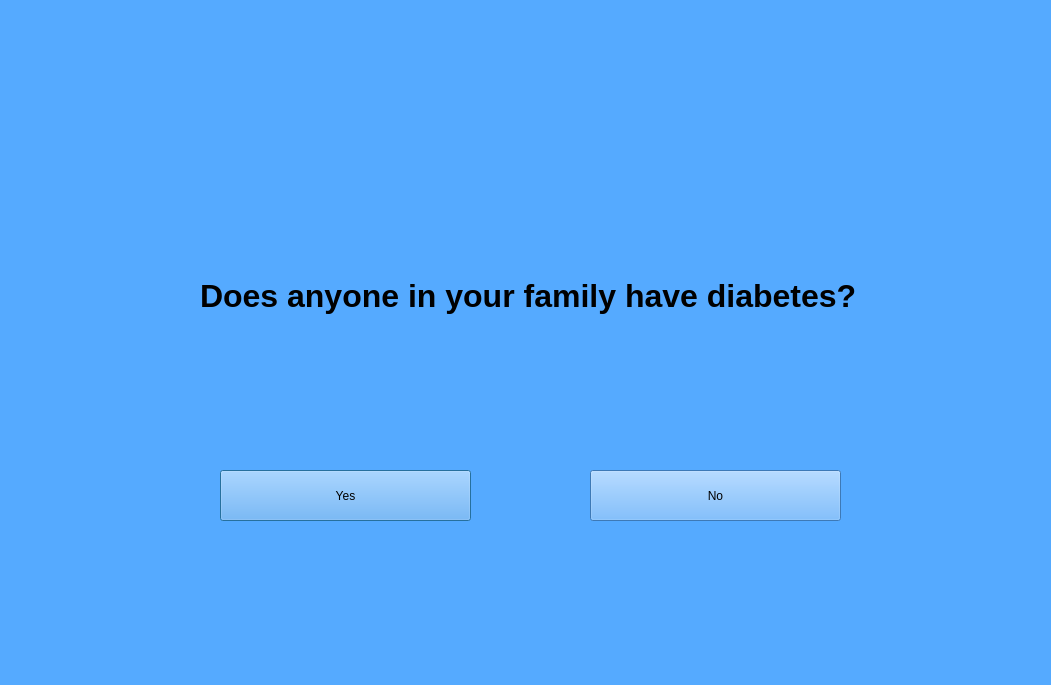
<?xml version="1.0" encoding="UTF-8"?>
<ui version="4.0">
 <class>Dialog</class>
 <widget class="QDialog" name="Dialog">
  <property name="geometry">
   <rect>
    <x>0</x>
    <y>0</y>
    <width>1051</width>
    <height>685</height>
   </rect>
  </property>
  <property name="windowTitle">
   <string>Diabasis</string>
  </property>
  <property name="styleSheet">
   <string notr="true">background-color:rgb(85, 170, 255);</string>
  </property>
  <widget class="QLabel" name="label">
   <property name="geometry">
    <rect>
     <x>200</x>
     <y>230</y>
     <width>701</width>
     <height>131</height>
    </rect>
   </property>
   <property name="font">
    <font>
     <pointsize>24</pointsize>
     <weight>75</weight>
     <bold>true</bold>
    </font>
   </property>
   <property name="text">
    <string>Does anyone in your family have diabetes?</string>
   </property>
  </widget>
  <widget class="QPushButton" name="pushButton">
   <property name="geometry">
    <rect>
     <x>220</x>
     <y>470</y>
     <width>251</width>
     <height>51</height>
    </rect>
   </property>
   <property name="styleSheet">
    <string notr="true">background-color:&quot;white&quot;;</string>
   </property>
   <property name="text">
    <string>Yes</string>
   </property>
  </widget>
  <widget class="QPushButton" name="pushButton_2">
   <property name="geometry">
    <rect>
     <x>590</x>
     <y>470</y>
     <width>251</width>
     <height>51</height>
    </rect>
   </property>
   <property name="styleSheet">
    <string notr="true">background-color:&quot;white&quot;;</string>
   </property>
   <property name="text">
    <string>No</string>
   </property>
  </widget>
 </widget>
 <resources/>
 <connections/>
</ui>
